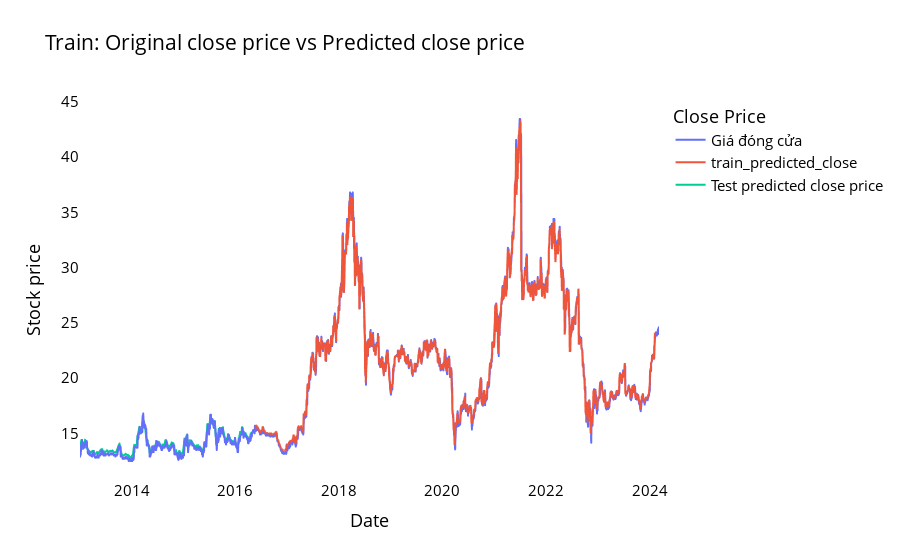

The code cell stored with this chart in its notebook:
### Code cell
# Plotting
trainPredictPlot = np.empty_like(closedf_MBB2)
trainPredictPlot[:, :] = np.nan
trainPredictPlot[time_step:len(train_predict_mbb) + time_step, :] = train_predict_mbb

testPredictPlot = np.empty_like(closedf_MBB2)
testPredictPlot[:, :] = np.nan
testPredictPlot[len(train_predict_mbb) + (time_step * 2) + 1:len(closedf_MBB2) - 1, :] = test_predict_mbb

names = cycle(['Original close price', 'Train predicted close price', 'Test predicted close price'])

# Create separate DataFrames for train and test predictions
train_plotdf = pd.DataFrame({
    'Ngày giao dịch': closedf_MBB2_stock['Ngày giao dịch'],
    'Giá đóng cửa': closedf_MBB2_stock['Giá đóng cửa'],
    'train_predicted_close': trainPredictPlot.reshape(1, -1)[0].tolist(),
})
test_plotdf = pd.DataFrame({
    'Ngày giao dịch': closedf_MBB2_stock['Ngày giao dịch'],
    'Giá đóng cửa': closedf_MBB2_stock['Giá đóng cửa'],
    'test_predicted_close': testPredictPlot.reshape(1, -1)[0].tolist(),
})

# Plotting
fig = px.line(train_plotdf, x='Ngày giao dịch', y=['Giá đóng cửa', 'train_predicted_close'],
              labels={'value': 'Stock price', 'Ngày giao dịch': 'Date'},
              title='Train: Original close price vs Predicted close price')

fig.add_scatter(x=test_plotdf['Ngày giao dịch'], y=test_plotdf['test_predicted_close'],
                mode='lines', name='Test predicted close price')

fig.update_layout(plot_bgcolor='white', font_size=15, font_color='black', legend_title_text='Close Price')
fig.update_xaxes(showgrid=False)
fig.update_yaxes(showgrid=False)
fig.show()

### Figure 1 — Plotly figure (JSON) as saved in the notebook; plotly's stock layout.template omitted (floating-point values rounded to 4 significant figures; data arrays with more than 128 entries replaced by an {"elided": "..."} marker saying what was removed)
{"data": [{"hovertemplate": "variable=Giá đóng cửa<br>Date=%{x}<br>Stock price=%{y}<extra></extra>", "legendgroup": "Giá đóng cửa", "line": {"color": "#636efa", "dash": "solid"}, "marker": {"symbol": "circle"}, "mode": "lines", "name": "Giá đóng cửa", "showlegend": true, "type": "scattergl", "x": {"elided": "2787 str values"}, "xaxis": "x", "y": {"elided": "2787 float values"}, "yaxis": "y"}, {"hovertemplate": "variable=train_predicted_close<br>Date=%{x}<br>Stock price=%{y}<extra></extra>", "legendgroup": "train_predicted_close", "line": {"color": "#EF553B", "dash": "solid"}, "marker": {"symbol": "circle"}, "mode": "lines", "name": "train_predicted_close", "showlegend": true, "type": "scattergl", "x": {"elided": "2787 str values"}, "xaxis": "x", "y": {"elided": "2787 float values"}, "yaxis": "y"}, {"mode": "lines", "name": "Test predicted close price", "type": "scatter", "x": {"elided": "2787 str values"}, "y": {"elided": "2787 float values"}}], "layout": {"font": {"color": "black", "size": 15}, "legend": {"title": {"text": "Close Price"}, "tracegroupgap": 0}, "plot_bgcolor": "white", "title": {"text": "Train: Original close price vs Predicted close price"}, "xaxis": {"anchor": "y", "domain": [0, 1], "showgrid": false, "title": {"text": "Date"}}, "yaxis": {"anchor": "x", "domain": [0, 1], "showgrid": false, "title": {"text": "Stock price"}}}}
